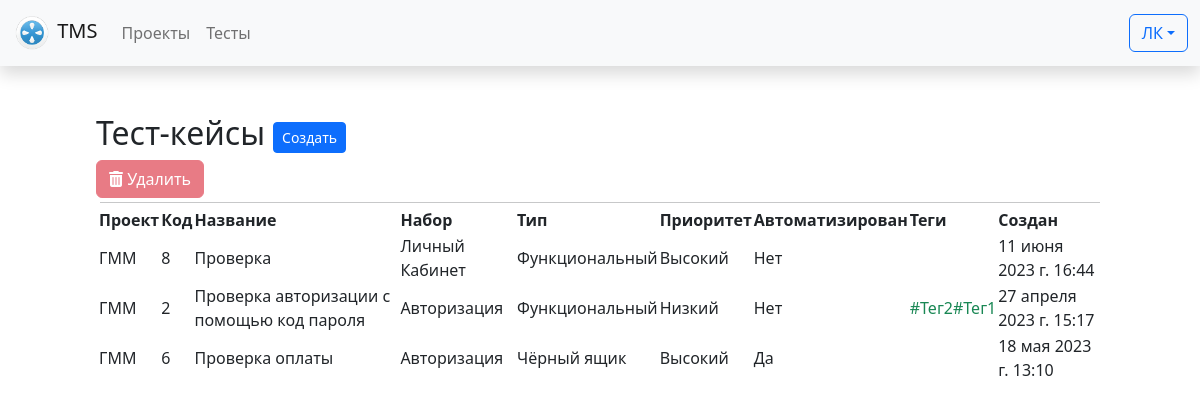
The page /tests/ on the database its author committed.
### tests/models.py (models this page shows, shortened)
class TestCases(models.Model):
    id = models.AutoField(_("Код тест-кейса"), primary_key=True)
    """
    Описание тест-кейса
    """
    title = models.CharField(_("Название"), max_length=100)
    precondition = models.TextField(_("Предусловия"), blank=True, null=True)
    description = models.TextField(_("Описание"), blank=True, null=True)
    expectedResult = models.TextField(
        _("Ожидаемый результат"), blank=True, null=True)
    """
    Параметры тест кейса:
    - Проект
    - Набор
    - Тип теста
    - Приоритет
    - Статус
    - Автоматизирован (True/False)
    """
    project = models.ForeignKey(Projects, verbose_name=_(
        "Проект"), on_delete=models.PROTECT)
    suite = models.ForeignKey(TestSuites, verbose_name=_(
        "Группа"), null=True, on_delete=models.SET_NULL)
    type = models.ForeignKey(TestTypes, verbose_name=_(
        "Тип теста"), on_delete=models.PROTECT)
    priority = models.ForeignKey(TestPriorities, verbose_name=_(
        "Приоритет"), on_delete=models.PROTECT)
    status = models.ForeignKey(TestStatuses, verbose_name=_(
        "Статус"), on_delete=models.PROTECT, default=3)
    isAutomated = models.BooleanField(_("Автоматизирован"))
    """
    Кем и когда создано
    """
    created_by = models.ForeignKey(
        settings.AUTH_USER_MODEL, verbose_name="Создатель", on_delete=models.PROTECT, related_name='created_by')
    created_date = models.DateTimeField(_("Создано"), auto_now_add=True)
    """
    Кем и когда модифицировано
    """
    lastModified_by = models.ForeignKey(
        settings.AUTH_USER_MODEL, verbose_name="Последние изменения", on_delete=models.PROTECT, related_name='modified_by')
    lastModified_date = models.DateTimeField(_("Изменено"), auto_now=True)
    class Meta:
        verbose_name = _("Тест-кейс")
        verbose_name_plural = _("Тест-кейсы")
    def __str__(self):
        return f'[{self.id}] {self.title}'

class TestTypes(models.Model):
    id = models.AutoField(_("Код типа"), primary_key=True)
    name = models.CharField(_("Тип"), max_length=50)
    class Meta:
        verbose_name = _("Тип теста")
        verbose_name_plural = _("Типы тестов")
    def __str__(self):
        return self.name

class TestPriorities(models.Model):
    id = models.AutoField(_("Код приоритета"), primary_key=True)
    name = models.CharField(_("Приоритет"), max_length=50)
    class Meta:
        verbose_name = _("Приоритет")
        verbose_name_plural = _("Приоритеты")
    def __str__(self):
        return self.name

class TestCaseTags(models.Model):
    testCase = models.ForeignKey(TestCases, verbose_name=_(
        "Тест-кейс"), on_delete=models.CASCADE)
    tag = models.ForeignKey(Tags, verbose_name=_("Тег"),
                            on_delete=models.CASCADE)
    class Meta:
        verbose_name = _("Тег тест-кейса")
        verbose_name_plural = _("Теги тест-кейов")

class Tags(models.Model):
    tag_name = models.CharField(_("Тег"), max_length=50)
    class Meta:
        verbose_name = _("Тег")
        verbose_name_plural = _("Теги")
    def __str__(self):
        return self.tag_name

### tests/views.py (the view)
# urls.py: path('', include('tests.urls')),
def tests(request):
    suite_list = TestSuites.objects.all()
    suite_test_list = dict()
    testCaseSteps = dict()
    testCase_tags = dict()
    for suite_iter in suite_list:
        tests = TestCases.objects.filter(
            suite=suite_iter).order_by('title')
        suite_test_list[suite_iter.name] = tests
        for test in tests:
            testCaseSteps[test.id] = TestCaseSteps.objects.filter(
                testCase=test)
            testCase_tags[test.id] = TestCaseTags.objects.filter(
                testCase=test.id
            )
    print(testCaseSteps)
    return render(request, 'tests.html', {
        'suite_list': suite_list,
        'suite_test_list': suite_test_list,
        'testCaseSteps': testCaseSteps,
        'testCaseTags': testCase_tags,
    })

### tests/models.py (called while the page is built)
    def __str__(self):
        return self.name

    def acronym(self):
        regex = re.compile('[^а-яА-Яa-zA-Z]')
        return "".join(e[0].upper() for e in regex.sub(' ', self.name).split())

    def __str__(self):
        return self.name

    def __str__(self):
        return self.name

    def __str__(self):
        return self.description

    def __str__(self):
        return f'{self.testCase}: {self.index_num} - {self.testStep}'

### tests/views.py (called while the page is built)
@register.filter
def get_item(dictionary, key):
    return dictionary[key]

### templates/tests.html (shortened to what this page needs)
{% extends 'base.html' %}
{% block content %}
    <div class="mx-5 p-5">
        <div class="d-flex flex-row align-items-center">
            <h2 class="me-2">Тест-кейсы</h2>
            <div>
                <a id="create"
                   class="btn btn-primary btn-sm"
                   href="{% url 'new_test' %}">Создать</a>
            </div>
        </div>
        {% include "testCase/testList_table.html" %}
    </div>
{% endblock content %}

### templates/testCase/testList_table.html (shortened to what this page needs)
{% block testListTable %}
    {% if suite_test_list %}
        <div id="toolbar">
            <button id="remove" class="btn btn-danger" disabled>
                <i class="fa fa-trash"></i> Удалить
            </button>
        </div>
        <hr class="m-1">
        <form>
            <table id="table"
                   data-toggle="table"
                   data-toolbar="#toolbar"
                   data-search="true"
                   data-show-fullscreen="true"
                   data-show-export="true"
                   data-show-columns="true"
                   data-show-columns-toggle-all="true"
                   data-minimum-count-columns="2"
                   data-id-field="id">
                <thead>
                    <tr>
                        <th data-field="state" data-checkbox="true"></th>
                        <th data-sortable="true">Проект</th>
                        <th data-field="id" data-sortable="true">Код</th>
                        <th data-sortable="true">Название</th>
                        <th data-sortable="true">Набор</th>
                        <th data-sortable="true">Тип</th>
                        <th data-sortable="true">Приоритет</th>
                        <th data-sortable="true">Автоматизирован</th>
                        <th data-sortable="true">Теги</th>
                        <th data-sortable="true">Создан</th>
                    </tr>
                </thead>
                <tbody>
                    {% for suite_name, test_list in suite_test_list.items %}
                        {% if test_list %}
                            {% for test in test_list %}
                                <tr>
                                    {% with projectAcronym=test.project.acronym %}
                                        <td></td>
                                        <td data-bs-toggle="modal" data-bs-target="#testCaseModal_{{ test.id }}">{{ projectAcronym }}</td>
                                        <td data-bs-toggle="modal" data-bs-target="#testCaseModal_{{ test.id }}">{{ test.id }}</td>
                                        <td data-bs-toggle="modal" data-bs-target="#testCaseModal_{{ test.id }}">{{ test.title }}</td>
                                        <td data-bs-toggle="modal" data-bs-target="#testCaseModal_{{ test.id }}">{{ suite_name.title }}</td>
                                        <td data-bs-toggle="modal" data-bs-target="#testCaseModal_{{ test.id }}">{{ test.type }}</td>
                                        <td data-bs-toggle="modal" data-bs-target="#testCaseModal_{{ test.id }}">{{ test.priority }}</td>
                                        <td data-bs-toggle="modal" data-bs-target="#testCaseModal_{{ test.id }}">
                                            {% if test.isAutomated %}
                                                Да
                                            {% else %}
                                                Нет
                                            {% endif %}
                                        </td>
                                        <td class="mx-1 text-success">
                                            {% for k, v in testCaseTags.items %}
                                                {% if k == test.id %}
                                                    <div>
                                                        {% for x in v %}#{{ x.tag }}{% endfor %}
                                                    </div>
                                                {% endif %}
                                            {% endfor %}
                                        </td>
                                        <td>{{ test.created_date }}</td>
                                    {% endwith %}
                                </tr>
                            {% endfor %}
                        {% endif %}
                    {% endfor %}
                </tbody>
            </table>
        </form>
    {% else %}
        <div>Нет тестов :(</div>
    {% endif %}
{% endblock %}

### rows shown on the page
TestCases: project.acronym "ГММ", id "8", title "Проверка", title "Личный Кабинет", type "Функциональный", priority "Высокий", isAutomated "Нет", created_date "11 июня 2023 г. 16:44"
TestCases: project.acronym "ГММ", id "2", title "Проверка авторизации с помощью код пароля", title "Авторизация", type "Функциональный", priority "Низкий", isAutomated "Нет", created_date "27 апреля 2023 г. 15:17"
TestCaseTags: tag "Тег2"
TestCaseTags: tag "Тег1"
TestCases: project.acronym "ГММ", id "6", title "Проверка оплаты", title "Авторизация", type "Чёрный ящик", priority "Высокий", isAutomated "Да", created_date "18 мая 2023 г. 13:10"
